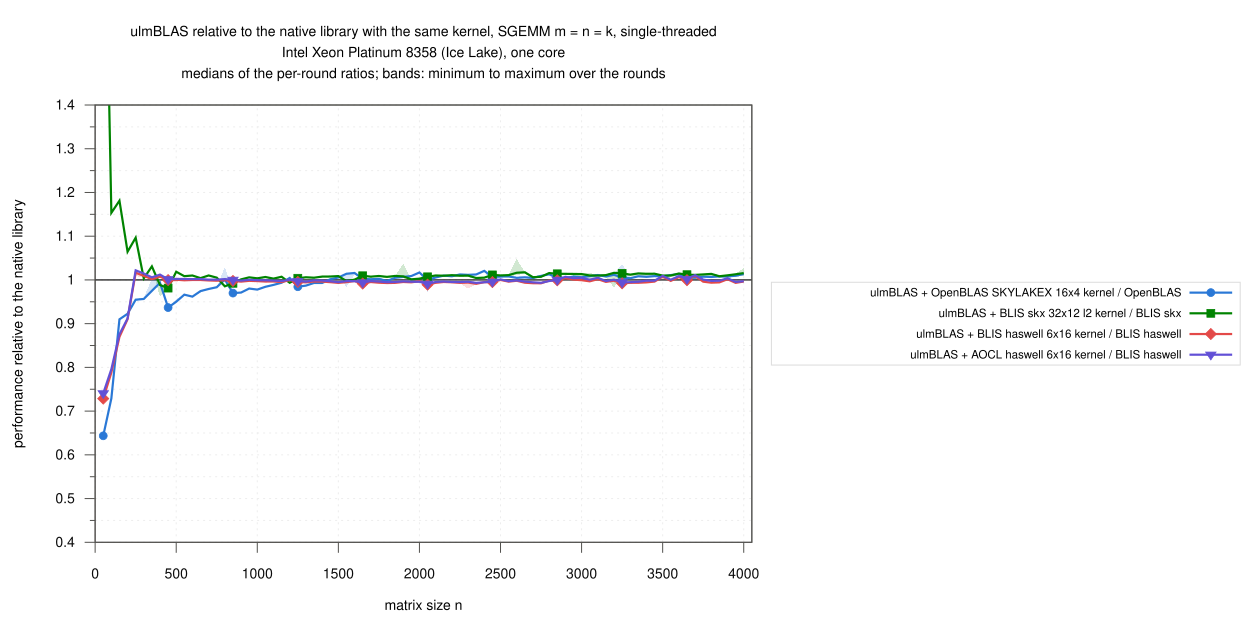

The gnuplot source for this figure:
load "_style.gp"
set terminal svg size 1250,620 dynamic enhanced font "Helvetica,14" background rgb "white"
set output "ratio_native.svg"
set title "ulmBLAS relative to the native library with the same kernel, SGEMM m = n = k, single-threaded\n".CPU."\nmedians of the per-round ratios; bands: minimum to maximum over the rounds" font ",14"
set xlabel "matrix size n"
set ylabel "performance relative to the native library"
set xrange [0:4050]
set xtics 500
set yrange [0.4:1.4]
set ytics 0.1
set mytics 2
set grid mytics lc rgb "#ededed"
set key outside right center vertical font ",11.5" spacing 1.2 width 1 box lc rgb "#dcdcdc"
set arrow from 0,1 to 4050,1 nohead lc rgb "#0b0b0b" lw 1.2
array I[4] = [1, 2, 4, 5]
array REF[4] = ["openblas", "blis_auto", "blis_haswell", "blis_haswell"]
array RT[4] = [" / OpenBLAS", " / BLIS skx", " / BLIS haswell", " / BLIS haswell"]
plot for [j=1:4] D."ratios.csv" using "n":(column(V[I[j]]."_over_".REF[j]."_min")):(column(V[I[j]]."_over_".REF[j]."_max")) \
         with filledcurves fs transparent solid 0.18 noborder lc rgb C[I[j]] notitle, \
     for [j=1:4] D."ratios.csv" using "n":V[I[j]]."_over_".REF[j] with linespoints \
         lc rgb C[I[j]] lw 2.2 pt P[I[j]] pi 8 ps 0.75 title T[I[j]].RT[j]
